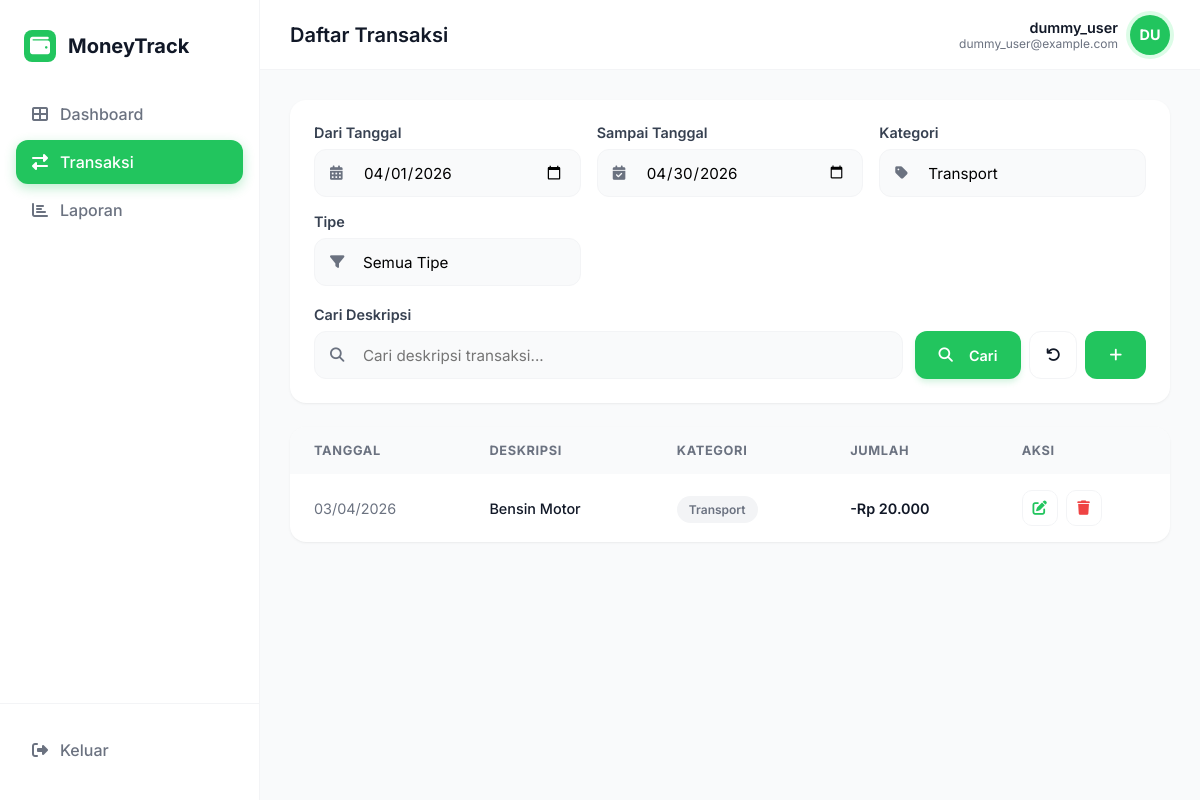
The page /transaksi.php?kategori_id=2 (signed in) on the database its author committed.
### tables this page shows
CREATE TABLE IF NOT EXISTS transaksi (
    id INT AUTO_INCREMENT PRIMARY KEY,
    user_id INT NOT NULL,
    kategori_id INT NOT NULL,
    tipe ENUM('income', 'expense') NOT NULL,
    jumlah DECIMAL(15, 2) NOT NULL,
    tanggal DATE NOT NULL,
    deskripsi TEXT,
    FOREIGN KEY (user_id) REFERENCES users(id) ON DELETE CASCADE,
    FOREIGN KEY (kategori_id) REFERENCES kategori(id) ON DELETE CASCADE
);

CREATE TABLE IF NOT EXISTS kategori (
    id INT AUTO_INCREMENT PRIMARY KEY,
    nama_kategori VARCHAR(50) NOT NULL
);

### koneksi.php (called while the page is built, shortened)
<?php
function formatRupiah($angka) {
    return "Rp " . number_format($angka, 0, ',', '.');
}
?>

### transaksi.php (the view, shortened to what this page needs)
<?php
require_once 'koneksi.php';
$user_id = $_SESSION['user_id'];
$start_date = isset($_GET['start_date']) ? $_GET['start_date'] : date('Y-m-01');
$end_date = isset($_GET['end_date']) ? $_GET['end_date'] : date('Y-m-t');
$filter_kategori = isset($_GET['kategori_id']) ? $_GET['kategori_id'] : '';
$search = isset($_GET['search']) ? $_GET['search'] : '';
$query = "SELECT t.*, k.nama_kategori
          FROM transaksi t
          JOIN kategori k ON t.kategori_id = k.id
          WHERE t.user_id = :user_id
          AND t.tanggal BETWEEN :start_date AND :end_date";
$params = [':user_id' => $user_id, ':start_date' => $start_date, ':end_date' => $end_date];
if (!empty($filter_kategori)) { $query .= " AND t.kategori_id = :kategori_id"; $params[':kategori_id'] = $filter_kategori; }
$query .= " ORDER BY t.tanggal DESC, t.id DESC";
$stmt = $pdo->prepare($query);
$stmt->execute($params);
$transactions = $stmt->fetchAll();
$stmt_kat = $pdo->query("SELECT * FROM kategori");
$categories = $stmt_kat->fetchAll();
?>
<!DOCTYPE html>
<html lang="id">
<head>
    <link rel="stylesheet" href="style.css">
    <link rel="stylesheet" href="https://cdnjs.cloudflare.com/ajax/libs/font-awesome/6.4.0/css/all.min.css">
</head>
<body>
    <?php include 'sidebar.php'; ?>
    <main class="main-content">
        <?php include 'topbar.php'; ?>
        <div class="content-body">
            <div class="card" style="padding: 24px;">
                <form method="GET" action="transaksi.php" class="filter-section">
                    <div class="filter-row">
                        <div class="filter-group">
                            <label class="form-label">Dari Tanggal</label>
                            <div class="input-icon-wrapper">
                                <input type="date" name="start_date" class="form-control" value="<?= htmlspecialchars($start_date) ?>">
                            </div>
                        </div>
                        <div class="filter-group">
                            <label class="form-label">Sampai Tanggal</label>
                            <div class="input-icon-wrapper">
                                <input type="date" name="end_date" class="form-control" value="<?= htmlspecialchars($end_date) ?>">
                            </div>
                        </div>
                        <div class="filter-group">
                            <label class="form-label">Kategori</label>
                            <div class="input-icon-wrapper">
                                <select name="kategori_id" class="form-control">
                                    <?php foreach ($categories as $cat): ?>
                                        <option value="<?= $cat['id'] ?>" <?= $filter_kategori == $cat['id'] ? 'selected' : '' ?>>
                                            <?= htmlspecialchars($cat['nama_kategori']) ?>
                                        </option>
                                    <?php endforeach; ?>
                                </select>
                            </div>
                        </div>
                        <div class="filter-group">
                            <label class="form-label">Tipe</label>
                            <div class="input-icon-wrapper">
                                <select name="tipe" class="form-control">
                                    <option value="">Semua Tipe</option>
                                </select>
                            </div>
                        </div>
                    </div>
                    <div class="filter-actions">
                        <div class="filter-group" style="flex: 1;">
                            <label class="form-label">Cari Deskripsi</label>
                            <div class="input-icon-wrapper">
                                <input type="text" name="search" class="form-control" placeholder="Cari deskripsi transaksi..." value="<?= htmlspecialchars($search) ?>">
                            </div>
                        </div>
                        <div class="btn-group">
                            <button type="submit" class="btn btn-primary" style="height: 48px; padding: 0 24px;">
                                <i class="fas fa-search" style="margin-right: 8px;"></i> Cari
                            </button>
                            <a href="transaksi.php" class="btn btn-outline" style="height: 48px; width: 48px; display: flex; align-items: center; justify-content: center;" title="Reset Filter">
                                <i class="fas fa-undo"></i>
                            </a>
                            <a href="tambah.php" class="btn btn-success" style="height: 48px; padding: 0 24px; display: flex; align-items: center; justify-content: center; background: #22C55E; color: white;" title="Tambah Transaksi">
                                <i class="fas fa-plus"></i>
                            </a>
                        </div>
                    </div>
                </form>
            </div>
            <div class="card table-card">
                <div class="table-responsive">
                    <table class="table">
                        <thead>
                            <tr>
                                <th>Tanggal</th>
                                <th>Deskripsi</th>
                                <th>Kategori</th>
                                <th>Jumlah</th>
                                <th>Aksi</th>
                            </tr>
                        </thead>
                        <tbody>
                            <?php if (count($transactions) > 0): ?>
                                <?php foreach ($transactions as $t): ?>
                                    <tr>
                                        <td style="color: var(--text-muted);"><?= date('d/m/Y', strtotime($t['tanggal'])) ?></td>
                                        <td style="font-weight: 500;"><?= htmlspecialchars($t['deskripsi']) ?></td>
                                        <td>
                                            <span class="badge" style="background: #F3F4F6; color: var(--text-muted);">
                                                <?= htmlspecialchars($t['nama_kategori']) ?>
                                            </span>
                                        </td>
                                        <td style="font-weight: 600;" class="<?= $t['tipe'] == 'income' ? 'text-success' : 'text-danger' ?>">
                                            <?= $t['tipe'] == 'income' ? '+' : '-' ?><?= formatRupiah($t['jumlah']) ?>
                                        </td>
                                        <td>
                                            <div style="display: flex; gap: 8px;">
                                                <a href="edit.php?id=<?= $t['id'] ?>" class="btn btn-outline btn-icon" style="color: var(--primary);"><i class="fas fa-edit"></i></a>
                                                <a href="hapus.php?id=<?= $t['id'] ?>" class="btn btn-outline btn-icon btn-delete" style="color: var(--danger);"><i class="fas fa-trash"></i></a>
                                            </div>
                                        </td>
                                    </tr>
                                <?php endforeach; ?>
                            <?php else: ?>
                                <tr>
                                    <td colspan="5" style="text-align: center; padding: 40px;">Tidak ada transaksi yang ditemukan.</td>
                                </tr>
                            <?php endif; ?>
                        </tbody>
                    </table>
                </div>
            </div>
        </div>
    </main>
</body>
</html>

### style.css (style rules this page uses)
:root { --primary: #22C55E; --primary-dark: #16A34A; --primary-light: #DCFCE7; --bg-main: #F9FAFB; --sidebar-bg: #FFFFFF; --card-bg: #FFFFFF; --text-main: #111827; --text-muted: #6B7280; --border: #F3F4F6; --danger: #EF4444; --danger-light: #FEE2E2; --radius-lg: 16px; --radius-md: 12px; --shadow: 0 1px 3px 0 rgba(0, 0, 0, 0.05), 0 1px 2px -1px rgba(0, 0, 0, 0.05); --shadow-hover: 0 20px 25px -5px rgba(0, 0, 0, 0.1), 0 8px 10px -6px rgba(0, 0, 0, 0.1); --transition: all 0.3s cubic-bezier(0.4, 0, 0.2, 1); }
* { margin: 0; padding: 0; box-sizing: border-box; font-family: 'Inter', sans-serif; }
body { background-color: var(--bg-main); color: var(--text-main); display: flex; min-height: 100vh; overflow-x: hidden; }
.main-content { flex: 1; margin-left: 260px; display: flex; flex-direction: column; }
.content-body { padding: 30px; }
.card { background: var(--card-bg); border-radius: var(--radius-lg); box-shadow: var(--shadow); padding: 24px; border: none; margin-bottom: 24px; transition: var(--transition); }
.table-card { padding: 0; overflow: hidden; }
.table { width: 100%; border-collapse: collapse; }
.table th { background: #F9FAFB; padding: 16px 24px; text-align: left; font-size: 0.8rem; text-transform: uppercase; color: var(--text-muted); letter-spacing: 0.05em; }
.table td { padding: 16px 24px; border-bottom: 1px solid var(--border); font-size: 0.9rem; }
.table tr:last-child td { border-bottom: none; }
.badge { padding: 6px 12px; border-radius: 20px; font-size: 0.75rem; font-weight: 600; }
.btn { padding: 10px 20px; border-radius: 12px; font-weight: 600; font-size: 0.9rem; cursor: pointer; text-decoration: none; transition: var(--transition); border: none; display: inline-flex; align-items: center; justify-content: center; gap: 8px; }
.btn-primary { background: var(--primary); color: white; box-shadow: 0 4px 6px -1px rgba(34, 197, 94, 0.2); }
.btn-outline { background: white; border: 1px solid var(--border); color: var(--text-main); }
.btn-icon { width: 36px; height: 36px; padding: 0; justify-content: center; border-radius: 10px; }
.filter-section { display: flex; flex-direction: column; gap: 20px; }
.filter-row { display: grid; grid-template-columns: repeat(auto-fit, minmax(200px, 1fr)); gap: 16px; }
.filter-actions { display: flex; gap: 12px; align-items: flex-end; }
.btn-group { display: flex; gap: 8px; }
.input-icon-wrapper { position: relative; display: flex; align-items: center; }
.input-icon-wrapper .form-control { padding-left: 48px; height: 48px; }
select.form-control { appearance: none; background-repeat: no-repeat; background-position: right 12px center; background-size: 16px; padding-right: 40px; }
.form-label { display: block; margin-bottom: 8px; font-weight: 600; font-size: 0.9rem; color: #374151; }
.form-control { width: 100%; padding: 12px 16px; border: 1px solid var(--border); border-radius: 12px; background: #F9FAFB; transition: var(--transition); font-size: 0.95rem; }

### rows shown on the page
transaksi: tanggal "03/04/2026", deskripsi "Bensin Motor", kategori.nama_kategori "Transport", jumlah "Rp 20.000"

### other values the page prints
$title "Daftar Transaksi"
$_SESSION['username'] "dummy_user"
$initials "DU"
form field kategori_id "Transport"
